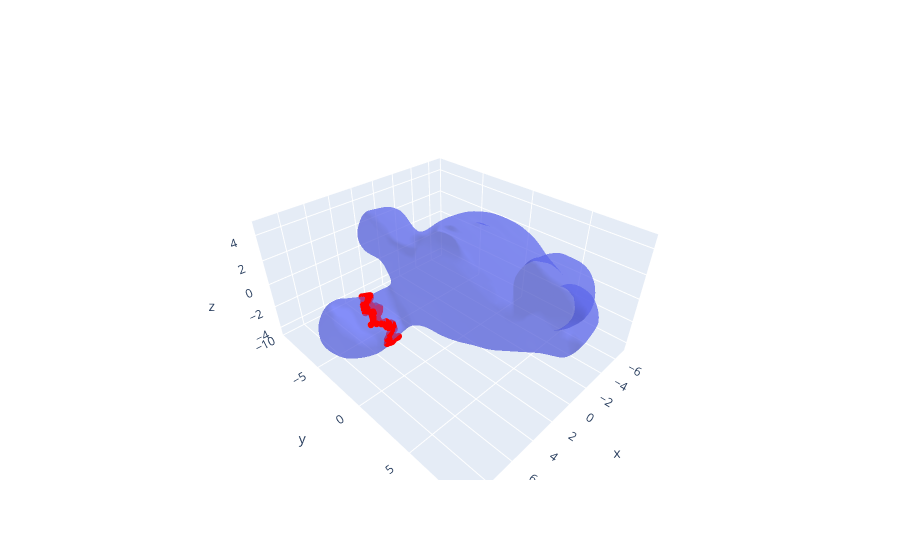
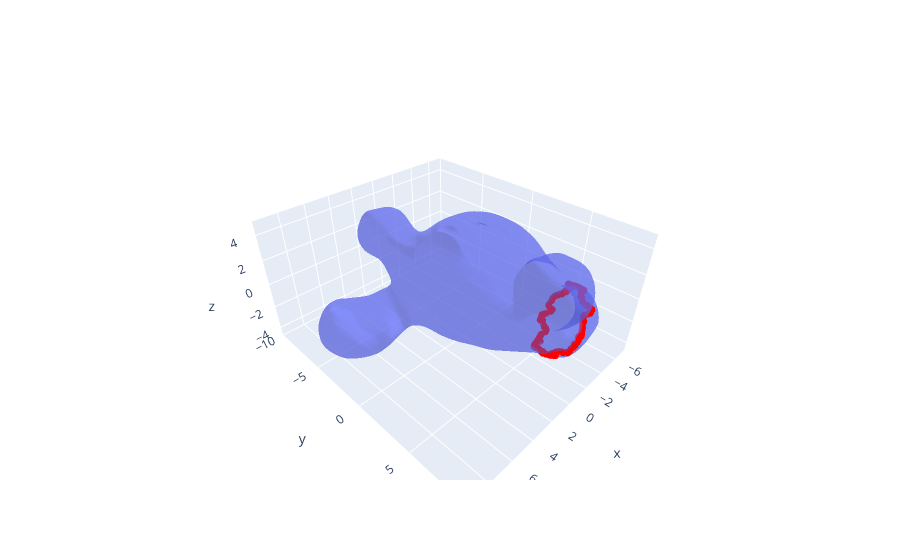
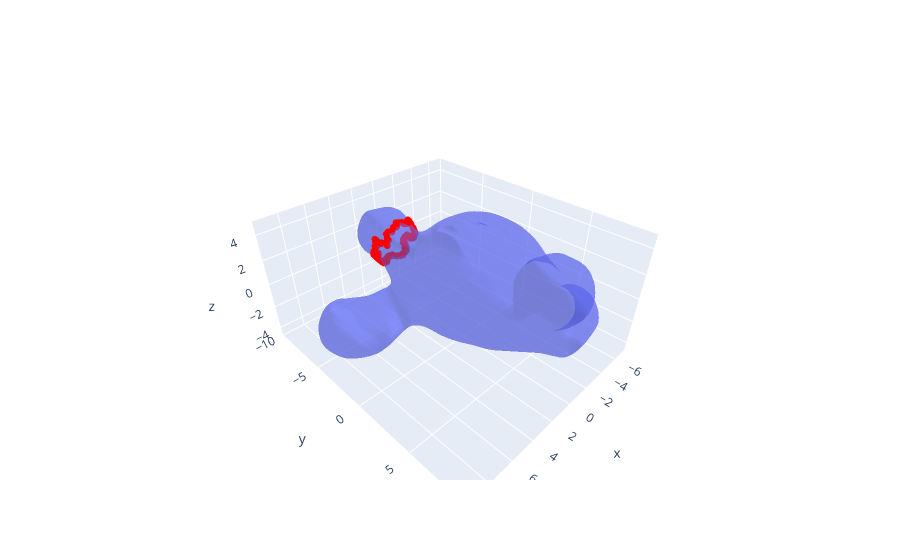
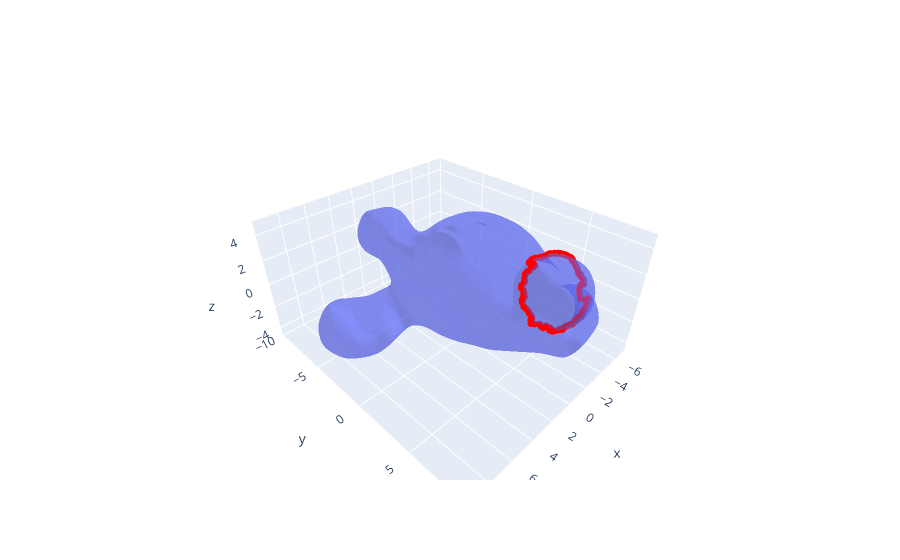

Write notebook code for charts like these, in order.
### Markdown cell above
### Extract crypt composition

### Code cell
def _to_patch_list(x):
    """Normalize to list[set[int]]: None -> [], set -> [set], list/tuple -> list of sets."""
    if x is None:
        return []
    if isinstance(x, set):
        return [x]
    if isinstance(x, (list, tuple)):
        return [set(p) for p in x if p is not None and len(p) > 0]
    # anything else: ignore
    return []


def get_crypt_neck_boundary_vertices(mesh, vertex_owner, crypt_cells, neck_cells):
    """
    Identify a *single-layer* ring of mesh vertices lying on the perimeter
    between a crypt and its neck/villus, biased to the neck side.

    Parameters
    ----------
    mesh : object
        Mesh with attributes:
            - v: (V, 3) array of vertex coordinates
            - f: (F, 3) array of triangle vertex indices (int)
    vertex_owner : (V,) array-like of int
        For each vertex, the index of the closest / owning cell.
    crypt_cells : set or array-like of int
        Cell indices belonging to the crypt of interest.
    neck_cells : set or array-like of int
        Cell indices belonging to the neck/villus region touching this crypt.

    Returns
    -------
    boundary_vertices : np.ndarray of int, shape (K,)
        Sorted array of vertex indices that:
        - are owned by neck cells, and
        - have at least one edge neighbor owned by a crypt cell.
    """

    vertex_owner = np.asarray(vertex_owner, dtype=np.int64)
    crypt_cells  = np.asarray(list(crypt_cells), dtype=np.int64)
    neck_cells   = np.asarray(list(neck_cells), dtype=np.int64)

    V = vertex_owner.shape[0]

    # --- 1) Label vertices by region ---
    is_crypt_vertex = np.isin(vertex_owner, crypt_cells)
    is_neck_vertex  = np.isin(vertex_owner, neck_cells)

    # --- 2) Build vertex adjacency from faces ---
    neighbors = [[] for _ in range(V)]
    faces = np.asarray(mesh.f, dtype=np.int64)

    for tri in faces:
        a, b, c = tri
        neighbors[a].extend([b, c])
        neighbors[b].extend([a, c])
        neighbors[c].extend([a, b])

    # make neighbors unique
    neighbors = [np.unique(n) for n in neighbors]

    # --- 3) Neck-side boundary: neck vertices with at least one crypt neighbor ---
    boundary_mask = np.zeros(V, dtype=bool)

    for v in range(V):
        if not is_neck_vertex[v]:
            continue
        # does this neck vertex see any crypt vertex via an edge?
        if np.any(is_crypt_vertex[neighbors[v]]):
            boundary_mask[v] = True

    boundary_vertices = np.nonzero(boundary_mask)[0]
    return np.sort(boundary_vertices)





crypt_patches = _to_patch_list(crypts)
villus_patches = _to_patch_list(villus)

# union of all villus patches into a single set of cell IDs
if villus_patches:
    neck_cells_all = set().union(*villus_patches)
else:
    neck_cells_all = set()


for crypt_cells in crypt_patches:

    boundary_vertex_ids = get_crypt_neck_boundary_vertices(
        mesh, vertex_owner, crypt_cells, neck_cells_all
    )


    fig = go.Figure()
    fig.add_trace(
        go.Mesh3d(
            x=mesh.v[:,0], y=mesh.v[:,1], z=mesh.v[:,2],
            i=mesh.f[:,0], j=mesh.f[:,1], k=mesh.f[:,2],
            opacity=0.5,
            name="Mesh"
        )
    )
    fig.add_trace(
        go.Scatter3d(
            x=mesh.v[boundary_vertex_ids,0],
            y=mesh.v[boundary_vertex_ids,1],
            z=mesh.v[boundary_vertex_ids,2],
            mode="markers",
            marker=dict(size=4, color="red"),
            name="Crypt–neck perimeter"
        )
    )
    fig.show()

### Figure 1 — Plotly figure (JSON) as saved in the notebook; plotly's stock layout.template omitted (floating-point values rounded to 4 significant figures; data arrays with more than 128 entries replaced by an {"elided": "..."} marker saying what was removed)
{"data": [{"i": {"elided": "35998 int values"}, "j": {"elided": "35998 int values"}, "k": {"elided": "35998 int values"}, "name": "Mesh", "opacity": 0.5, "type": "mesh3d", "x": {"elided": "18001 float values"}, "y": {"elided": "18001 float values"}, "z": {"elided": "18001 float values"}}, {"marker": {"color": "red", "size": 4}, "mode": "markers", "name": "Crypt–neck perimeter", "type": "scatter3d", "x": [5.373, 4.689, 4.94, 5.125, 5.186, 5.324, 4.792, 5.22, 4.603, 4.603, 4.53, 4.347, 4.464, 4.337, 4.315, 4.085, 4.171, 4.216, 4.28, 5.011, 4.594, 4.378, 4.227, 4.129, 4.872, 4.907, 4.578, 4.921, 5.006, 4.508, 5.006, 5.156, 5.176, 5.691, 5.86, 4.523, 4.393, 5.973, 6.164, 5.356, 4.305, 5.626, 4.427, 4.265, 6.022, 6.024, 4.217, 6.045, 4.674, 4.563, 4.351, 6.172, 4.439, 4.707, 4.809, 4.743, 6.084, 4.91, 4.965, 5.985, 5.865, 5.015, 4.957, 5.117, 4.874, 5.755, 5.077, 4.953, 4.848, 5.792, 5.604, 5.951, 4.833, 6.045, 5.618, 4.891, 5.842, 4.928, 4.95, 6.111, 5.898, 6.277, 4.963, 6.851, 6.525, 5.942, 6.633, 5.01, 6.563, 5.146, 6.496, 5.433, 5.297, 6.503, 5.709, 5.488, 6.471, 6.336, 5.648, 6.722, 6.679, 6.505, 6.302, 5.644, 5.564, 5.546, 6.63, 6.539, 6.446, 5.525, 6.459, 6.298, 6.142, 6.358, 5.573, 5.699, 5.57, 5.823, 5.946, 6.033, 5.694], "y": [-2.39, -4.486, -2.531, -2.417, -2.286, -2.067, -2.649, -2.196, -4.322, -2.817, -4.178, -2.953, -4.1, -3.873, -3.752, -3.448, -3.317, -3.183, -3.066, -2.001, -4.508, -3.963, -3.748, -3.601, -1.952, -1.874, -4.633, -1.793, -1.694, -4.675, -1.611, -1.563, -1.515, -1.481, -1.459, -4.766, -4.654, -1.442, -1.445, -1.458, -4.659, -1.454, -4.765, -4.682, -1.35, -1.378, -4.703, -1.332, -5.049, -4.961, -4.814, -1.357, -4.886, -5.073, -5.155, -5.093, -1.328, -5.25, -5.279, -1.314, -1.301, -5.268, -5.156, -5.393, -5.033, -1.301, -5.279, -5.09, -4.954, -1.353, -1.315, -1.399, -4.886, -1.462, -1.343, -4.858, -1.468, -4.82, -4.752, -1.578, -1.521, -1.712, -4.68, -2.085, -1.895, -1.6, -2.116, -4.598, -2.199, -4.544, -2.24, -4.619, -4.543, -2.337, -4.584, -4.524, -2.412, -2.411, -4.45, -2.789, -2.904, -2.644, -2.497, -4.259, -4.191, -4.103, -3.019, -3.17, -2.932, -4.006, -3.366, -3.314, -3.301, -3.187, -3.88, -3.799, -3.728, -3.566, -3.492, -3.382, -3.602], "z": [-3.516, -3.244, -3.372, -3.411, -3.377, -3.307, -3.345, -3.344, -3.231, -3.307, -3.221, -3.233, -3.186, -3.165, -3.185, -3.132, -3.181, -3.202, -3.221, -3.123, -3.072, -3.166, -3.13, -3.119, -3.025, -2.968, -2.918, -2.891, -2.805, -2.76, -2.69, -2.67, -2.596, -2.679, -2.632, -2.642, -2.625, -2.577, -2.544, -2.544, -2.485, -2.607, -2.474, -2.374, -2.224, -2.349, -2.23, -2.111, -2.067, -2.132, -2.152, -2.1, -2.047, -1.963, -1.906, -1.857, -1.948, -1.858, -1.724, -1.705, -1.59, -1.549, -1.454, -1.546, -1.34, -1.446, -1.441, -1.331, -1.219, -1.213, -1.199, -1.215, -1.113, -1.13, -1.09, -1.022, -0.9461, -0.943, -0.8456, -0.9539, -0.8891, -0.8786, -0.7568, -0.8376, -0.8299, -0.7944, -0.6792, -0.6514, -0.5685, -0.5572, -0.5016, -0.5138, -0.5071, -0.4358, -0.3902, -0.4309, -0.3734, -0.3131, -0.3319, -0.2835, -0.2258, -0.2687, -0.2556, -0.2288, -0.2133, -0.1748, -0.1809, -0.1321, -0.1568, -0.1348, -0.09294, -0.07525, -0.05165, -0.09706, -0.08548, -0.05821, -0.03947, -0.02177, -0.0267, -0.03382, -0.0171]}], "layout": {}}

### Figure 2 — Plotly figure (JSON) as saved in the notebook; plotly's stock layout.template omitted (floating-point values rounded to 4 significant figures; data arrays with more than 128 entries replaced by an {"elided": "..."} marker saying what was removed)
{"data": [{"i": {"elided": "35998 int values"}, "j": {"elided": "35998 int values"}, "k": {"elided": "35998 int values"}, "name": "Mesh", "opacity": 0.5, "type": "mesh3d", "x": {"elided": "18001 float values"}, "y": {"elided": "18001 float values"}, "z": {"elided": "18001 float values"}}, {"marker": {"color": "red", "size": 4}, "mode": "markers", "name": "Crypt–neck perimeter", "type": "scatter3d", "x": {"elided": "135 float values"}, "y": {"elided": "135 float values"}, "z": {"elided": "135 float values"}}], "layout": {}}

### Figure 3 — Plotly figure (JSON) as saved in the notebook; plotly's stock layout.template omitted (floating-point values rounded to 4 significant figures; data arrays with more than 128 entries replaced by an {"elided": "..."} marker saying what was removed)
{"data": [{"i": {"elided": "35998 int values"}, "j": {"elided": "35998 int values"}, "k": {"elided": "35998 int values"}, "name": "Mesh", "opacity": 0.5, "type": "mesh3d", "x": {"elided": "18001 float values"}, "y": {"elided": "18001 float values"}, "z": {"elided": "18001 float values"}}, {"marker": {"color": "red", "size": 4}, "mode": "markers", "name": "Crypt–neck perimeter", "type": "scatter3d", "x": [1.344, 1.115, 1.244, 1.516, 1.705, 1.832, 1.646, 1.123, 1.946, 2.015, 2.084, 0.9117, 0.9925, 2.168, 0.832, 2.283, 0.7398, 0.6672, 2.398, 0.5779, 0.4765, 2.523, 0.4166, 2.611, 0.3056, 2.686, 2.715, 0.1872, 2.736, 2.776, 2.753, 0.1279, -0.07383, 0.0201, 2.854, -0.05061, -0.1736, 2.909, -0.2164, 2.986, 2.971, -0.3369, 3.036, -0.3476, 3.081, -0.3261, -0.4245, -0.3939, -0.3475, -0.3514, -0.4018, 3.128, -0.2981, 3.155, 3.211, 3.187, 3.226, -0.2721, -0.323, 3.235, -0.3005, -0.3458, 3.236, -0.246, 3.235, -0.2467, 3.223, -0.3135, 3.206, -0.3081, 3.179, -0.2862, 3.131, 3.069, 2.972, 3.085, -0.3251, 3.081, 3.083, 3.028, -0.2895, 2.906, -0.2312, 2.821, -0.1888, 2.761, -0.06128, 2.695, 0.01134, 0.1688, 2.568, 2.482, 2.347, 2.256, 0.3023, 2.41, 0.5033, 0.4203, 2.042, 0.5798, 0.6776, 1.943, 0.8395, 1.83, 1.757, 0.9648, 0.9987, 1.102, 1.573, 1.132, 1.338, 1.504], "y": [-6.83, -6.745, -6.693, -6.822, -6.675, -6.632, -6.626, -6.542, -6.499, -6.363, -6.233, -6.277, -6.297, -6.107, -6.104, -6.112, -6.061, -5.979, -6.023, -6.078, -6.02, -5.95, -6.068, -5.88, -5.999, -6.113, -5.903, -6.304, -5.971, -6.226, -6.093, -6.207, -6.797, -6.402, -6.213, -6.532, -6.78, -6.265, -6.917, -6.491, -6.321, -6.859, -6.491, -6.687, -6.412, -6.171, -6.683, -6.54, -6.077, -5.987, -6.327, -6.22, -5.85, -6.283, -5.63, -6.111, -5.623, -5.708, -5.751, -5.607, -5.649, -5.735, -5.925, -5.488, -5.841, -5.498, -5.942, -5.676, -5.716, -5.685, -5.822, -5.737, -5.966, -5.339, -4.772, -5.608, -6.013, -6.053, -5.845, -5.31, -6.054, -4.886, -6.067, -4.931, -6.078, -4.867, -5.878, -5.096, -5.958, -5.786, -5.324, -5.311, -5.258, -5.066, -5.64, -5.32, -5.293, -5.543, -5.19, -5.331, -5.143, -5.283, -5.059, -5.276, -5.132, -5.02, -5.13, -5.098, -5.378, -5.295, -5.386, -5.481], "z": [0.1893, 0.2152, 0.2022, 0.1832, 0.2012, 0.221, 0.1998, 0.2168, 0.2521, 0.275, 0.2929, 0.2532, 0.2359, 0.3062, 0.2717, 0.3526, 0.3048, 0.3335, 0.3913, 0.3866, 0.4499, 0.4504, 0.4891, 0.4928, 0.5792, 0.6178, 0.5932, 0.6343, 0.6353, 0.7278, 0.6809, 0.6999, 0.8282, 0.7697, 0.8244, 0.825, 0.9666, 0.9156, 1.023, 1.09, 1.035, 1.224, 1.206, 1.256, 1.312, 1.34, 1.423, 1.375, 1.437, 1.509, 1.446, 1.413, 1.513, 1.537, 1.547, 1.629, 1.649, 1.627, 1.74, 1.735, 1.866, 1.932, 1.957, 2.067, 2.066, 2.175, 2.17, 2.222, 2.248, 2.284, 2.374, 2.447, 2.523, 2.541, 2.581, 2.568, 2.621, 2.648, 2.615, 2.615, 2.746, 2.709, 2.87, 2.832, 2.948, 2.888, 2.993, 3.0, 3.126, 3.199, 3.148, 3.208, 3.28, 3.281, 3.261, 3.257, 3.313, 3.327, 3.402, 3.381, 3.389, 3.464, 3.45, 3.499, 3.48, 3.485, 3.517, 3.526, 3.584, 3.567, 3.595, 3.608]}], "layout": {}}

### Figure 4 — Plotly figure (JSON) as saved in the notebook; plotly's stock layout.template omitted (floating-point values rounded to 4 significant figures; data arrays with more than 128 entries replaced by an {"elided": "..."} marker saying what was removed)
{"data": [{"i": {"elided": "35998 int values"}, "j": {"elided": "35998 int values"}, "k": {"elided": "35998 int values"}, "name": "Mesh", "opacity": 0.5, "type": "mesh3d", "x": {"elided": "18001 float values"}, "y": {"elided": "18001 float values"}, "z": {"elided": "18001 float values"}}, {"marker": {"color": "red", "size": 4}, "mode": "markers", "name": "Crypt–neck perimeter", "type": "scatter3d", "x": [-0.1147, -0.4552, -0.9453, -0.813, 0.1673, 0.04289, -0.3066, -0.6398, -1.041, -1.174, 0.2595, 0.06968, -0.4003, 0.3538, 0.4467, -1.44, -1.211, 0.7043, 0.7623, -1.623, 0.6119, 0.3708, -1.758, 1.003, 0.8285, 0.5513, 0.9165, -1.95, 0.7532, -1.824, 0.9633, -2.151, -2.063, 1.055, -2.235, -2.942, -2.336, 1.092, -2.864, -2.728, -3.028, -2.467, 1.128, -2.572, 1.175, 1.156, -3.154, -3.094, -2.746, -2.677, 1.181, 1.174, 1.162, -3.217, 1.147, -3.229, 1.11, -3.181, -3.199, 1.078, 1.079, -3.223, 1.052, -3.317, -3.269, 1.053, 1.003, -3.307, -3.346, 0.9799, -3.326, 0.8041, 0.8446, 0.8965, 0.7148, -3.296, 0.6512, -3.259, 0.5769, -3.18, 0.4614, 0.2591, -3.114, 0.1403, -3.008, -1.711, -2.28, -2.024, -1.818, -1.882, -2.971, -1.266, -0.5915, -1.585, -2.393, 0.115, -2.899, -2.89, -1.233, -0.96, -0.4952, -2.432, -2.546, -0.03216, -1.058, -0.7844, -0.3867, -2.684, -2.568, -2.693, -2.835, -2.774, -2.827, -2.794, -2.717, -2.643, -0.3808, -0.1237, -0.3067, -0.2169], "y": [7.608, 7.72, 7.846, 7.834, 7.651, 7.557, 7.815, 7.848, 7.934, 8.066, 7.577, 7.705, 7.957, 7.593, 7.548, 8.145, 8.146, 7.256, 7.212, 8.159, 7.561, 7.664, 8.136, 6.531, 7.152, 7.646, 7.09, 8.264, 7.455, 8.279, 6.768, 8.22, 8.254, 6.607, 8.269, 7.456, 8.207, 6.544, 7.531, 7.932, 7.344, 8.234, 6.635, 8.186, 6.455, 6.553, 7.207, 7.275, 8.041, 8.175, 6.349, 6.222, 6.103, 7.168, 5.988, 7.232, 5.83, 7.41, 7.379, 5.747, 5.808, 7.302, 5.787, 7.011, 7.161, 5.873, 5.771, 6.995, 6.839, 5.787, 6.774, 5.409, 5.503, 5.636, 5.368, 6.705, 5.467, 6.618, 5.456, 6.503, 5.337, 5.229, 6.393, 5.259, 6.417, 4.88, 5.061, 5.028, 4.989, 4.994, 6.36, 4.814, 4.825, 4.919, 5.071, 5.401, 6.069, 6.384, 4.834, 4.753, 4.924, 5.166, 5.362, 5.402, 4.849, 4.86, 5.071, 5.561, 5.529, 5.67, 5.969, 5.932, 6.094, 6.355, 5.822, 5.804, 5.237, 5.498, 5.36, 5.514], "z": [0.2737, 0.2463, 0.283, 0.2754, 0.4609, 0.3069, 0.3482, 0.2985, 0.3498, 0.4578, 0.4718, 0.4355, 0.4171, 0.5811, 0.6525, 0.5769, 0.5204, 0.7817, 0.8588, 0.6486, 0.9303, 0.6735, 0.6963, 0.879, 0.9528, 0.922, 1.114, 0.9072, 1.097, 0.8469, 0.9564, 1.015, 0.978, 1.128, 1.152, 1.347, 1.195, 1.237, 1.258, 1.458, 1.431, 1.4, 1.473, 1.497, 1.718, 1.608, 1.667, 1.543, 1.625, 1.681, 1.843, 1.902, 1.948, 1.892, 1.962, 2.085, 2.126, 2.198, 2.309, 2.301, 2.4, 2.485, 2.534, 2.57, 2.55, 2.604, 2.719, 2.701, 2.69, 2.794, 2.856, 2.892, 2.896, 2.887, 3.031, 3.03, 3.233, 3.168, 3.342, 3.378, 3.401, 3.549, 3.537, 3.686, 3.686, 3.741, 3.803, 3.785, 3.788, 3.778, 3.749, 3.86, 3.825, 3.817, 3.794, 3.806, 3.867, 3.839, 3.882, 3.841, 3.874, 3.836, 3.897, 3.925, 3.919, 3.909, 3.935, 3.928, 3.948, 3.952, 3.918, 3.949, 3.921, 3.927, 3.967, 3.989, 4.047, 4.039, 4.074, 4.102]}], "layout": {}}
